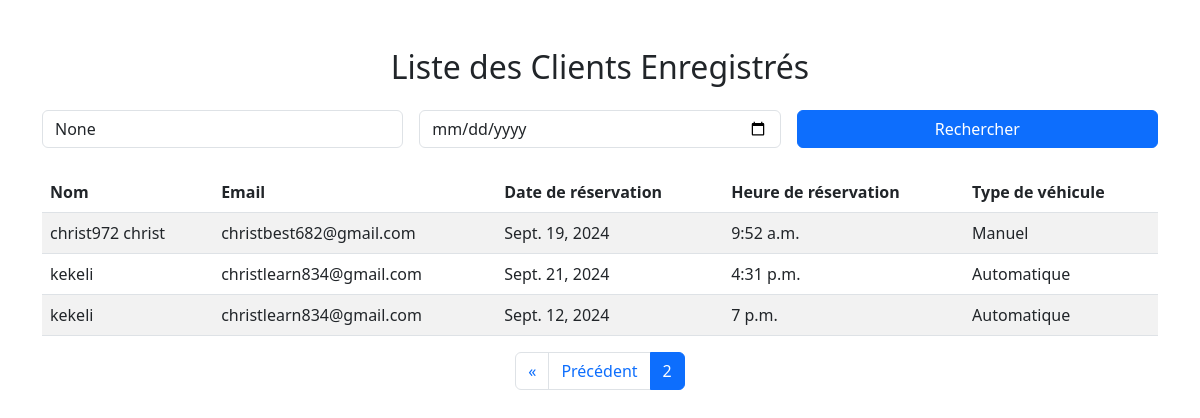
The page /clients/?page=2 (signed in) on the database its author committed.
### reservation/models.py (models this page shows, shortened)
class Reservation(models.Model):
    VEHICLE_CHOICES = [
        ('manual', 'Manuel'),
        ('automatic', 'Automatique'),
    ]
    nom = models.CharField(max_length=100)
    email = models.EmailField()
    date_reservation = models.DateField()
    heure_reservation = models.TimeField()
    type_vehicule = models.CharField(max_length=10, choices=VEHICLE_CHOICES)

### reservation/views.py (the view)
# urls.py: path('clients/', views.clients_list_view, name='clients'),
@login_required  # Limite l'accès aux utilisateurs authentifiés
def clients_list_view(request):
    query_nom = request.GET.get('nom')  # Rechercher par nom
    query_date = request.GET.get('date')  # Rechercher par date
    reservations = Reservation.objects.all()
    if query_nom:
        reservations = reservations.filter(nom__icontains=query_nom)  # Recherche insensible à la casse
    if query_date:
        reservations = reservations.filter(date_reservation=query_date)
    paginator = Paginator(reservations, 5)  # 5 réservations par page
    page_number = request.GET.get('page')
    page_obj = paginator.get_page(page_number)
    return render(request, 'reservation/clients_list.html', {
        'reservations': reservations,
        'page_obj': page_obj,
        'paginator':paginator,
        'page_number':page_number,
        'query_nom': query_nom,
        'query_date': query_date,
    })

### reservation/templates/reservation/clients_list.html (shortened to what this page needs)
<!DOCTYPE html>
<html lang="fr">
<head>
    <link href="https://cdn.jsdelivr.net/npm/bootstrap@5.3.0-alpha1/dist/css/bootstrap.min.css" rel="stylesheet">
</head>
<body>
    <div class="container mt-5">
        <h2 class="text-center mb-4">Liste des Clients Enregistrés</h2>
        <form method="GET" class="row g-3 mb-4">
            <div class="col-md-4">
                <input type="text" name="nom" class="form-control" placeholder="Rechercher par nom" value="{{ query_nom }}">
            </div>
            <div class="col-md-4">
                <input type="date" name="date" class="form-control" value="{{ query_date }}">
            </div>
            <div class="col-md-4">
                <button type="submit" class="btn btn-primary w-100">Rechercher</button>
            </div>
        </form>
        <table class="table table-striped">
            <thead>
                <tr>
                    <th>Nom</th>
                    <th>Email</th>
                    <th>Date de réservation</th>
                    <th>Heure de réservation</th>
                    <th>Type de véhicule</th>
                </tr>
            </thead>
            <tbody>
                {% for reservation in page_obj %}
                    <tr>
                        <td>{{ reservation.nom }}</td>
                        <td>{{ reservation.email }}</td>
                        <td>{{ reservation.date_reservation }}</td>
                        <td>{{ reservation.heure_reservation }}</td>
                        <td>{{ reservation.get_type_vehicule_display }}</td>
                    </tr>
                {% empty %}
                    <tr>
                        <td colspan="5" class="text-center">Aucune réservation trouvée.</td>
                    </tr>
                {% endfor %}
            </tbody>
        </table>
    </div>
    <nav aria-label="Pagination">
        <ul class="pagination justify-content-center">
            {% if page_obj.has_previous %}
                <li class="page-item">
                    <a class="page-link" href="?page=1{% if query_nom %}&nom={{ query_nom }}{% endif %}{% if query_date %}&date={{ query_date }}{% endif %}" aria-label="Premier">
                        <span aria-hidden="true">&laquo;</span>
                    </a>
                </li>
                <li class="page-item">
                    <a class="page-link" href="?page={{ page_obj.previous_page_number }}{% if query_nom %}&nom={{ query_nom }}{% endif %}{% if query_date %}&date={{ query_date }}{% endif %}">Précédent</a>
                </li>
            {% endif %}
            <li class="page-item active"><a class="page-link">{{ page_obj.number }}</a></li>
        </ul>
    </nav>
</body>
</html>

### rows shown on the page
Reservation: nom "christ972 christ", email "christbest682@gmail.com", date_reservation "Sept. 19, 2024", heure_reservation "9:52 a.m.", type_vehicule "Manuel"
Reservation: nom "kekeli", email "christlearn834@gmail.com", date_reservation "Sept. 21, 2024", heure_reservation "4:31 p.m.", type_vehicule "Automatique"
Reservation: nom "kekeli", email "christlearn834@gmail.com", date_reservation "Sept. 12, 2024", heure_reservation "7 p.m.", type_vehicule "Automatique"

### other values the page prints
{{ page_obj.number }} "2"
